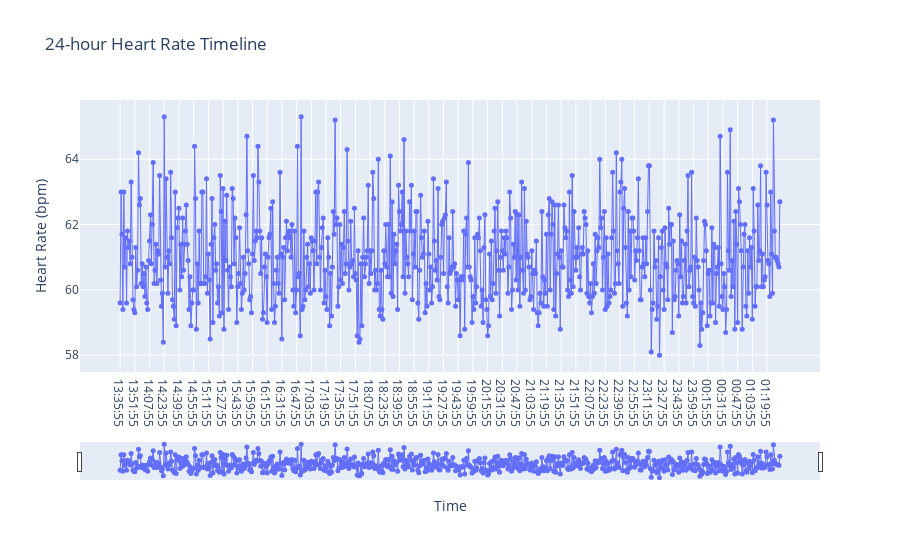

Notebook source saved alongside this figure:
### Markdown cell above
## Interactive Visualization

### Code cell
# Most likely will need to install this library with..
#!pip install plotly
import plotly.graph_objects as go

fig = go.Figure()

fig.add_trace(go.Scatter(x=timestamps, y=heart_rates, mode='lines+markers',
                         hoverinfo='y', marker=dict(size=5),
                         line=dict(width=1)))


fig.update_layout(
    title='24-hour Heart Rate Timeline',
    xaxis_title='Time',
    yaxis_title='Heart Rate (bpm)',
    hovermode='x',
    xaxis=dict(
        rangeslider=dict(
            visible=True,
            thickness=0.1
        ),
        type='category'
    ),
    yaxis=dict(
        fixedrange=False
    )
)

fig.show()

### Figure 1 — Plotly figure (JSON) as saved in the notebook; plotly's stock layout.template omitted (floating-point values rounded to 4 significant figures; data arrays with more than 128 entries replaced by an {"elided": "..."} marker saying what was removed)
{"data": [{"hoverinfo": "y", "line": {"width": 1}, "marker": {"size": 5}, "mode": "lines+markers", "type": "scatter", "x": {"elided": "719 str values"}, "y": {"elided": "719 float values"}}], "layout": {"hovermode": "x", "title": {"text": "24-hour Heart Rate Timeline"}, "xaxis": {"rangeslider": {"thickness": 0.1, "visible": true}, "title": {"text": "Time"}, "type": "category"}, "yaxis": {"fixedrange": false, "title": {"text": "Heart Rate (bpm)"}}}}
